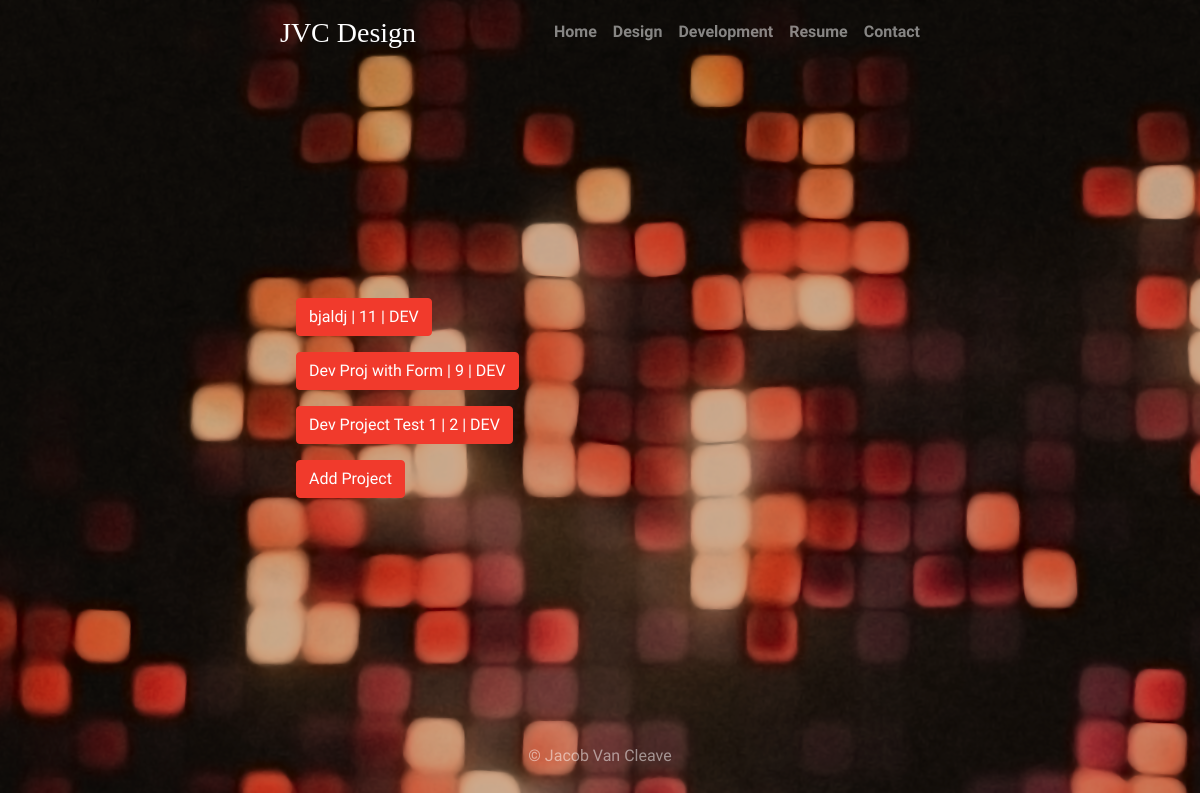
Page /portfolio/development_projects/ on the earlier database version.
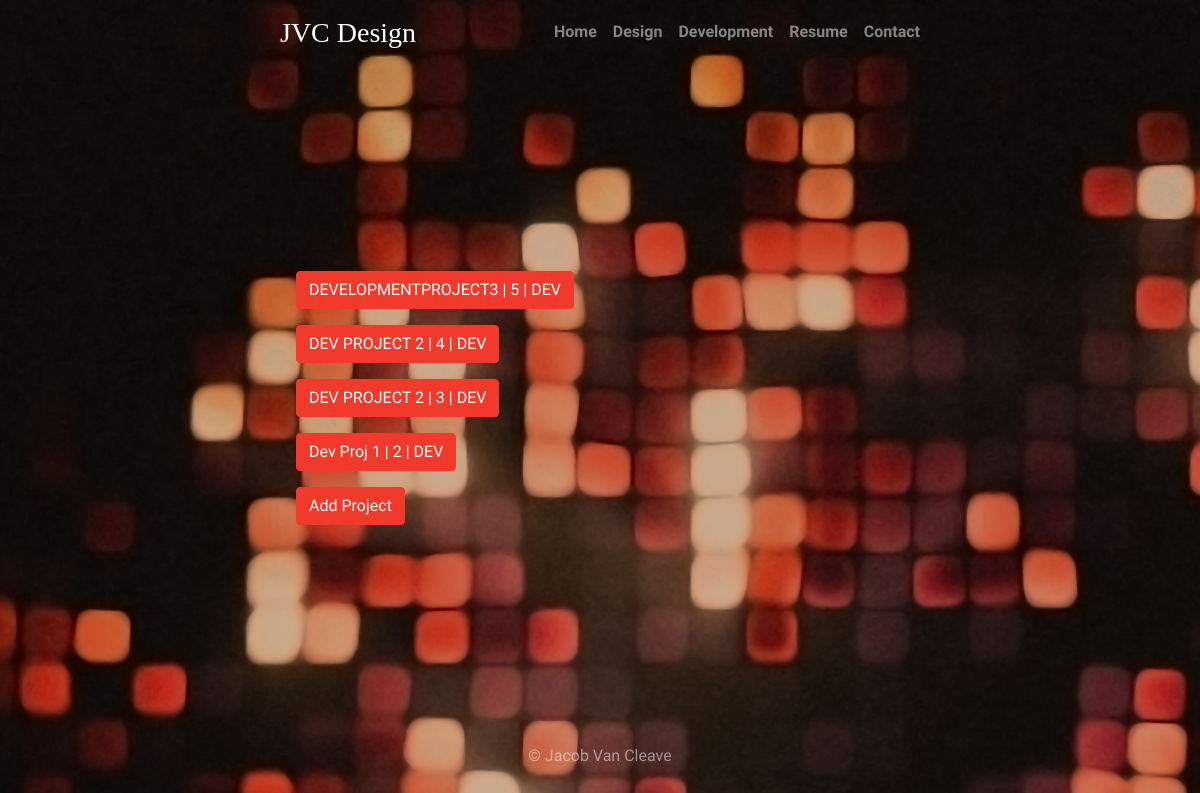
Same page on the later database version.
### jvc_portfolio/models.py (models this page shows, shortened)
class Project(models.Model):
    DESIGN = 'DES'
    DEVELOPMENT = 'DEV'
    PROJECT_TYPE = [
        (DESIGN, 'Design'),
        (DEVELOPMENT, 'Development'),
    ]
    title = models.CharField(max_length=200)
    created_on = models.DateTimeField(auto_now_add=True)
    project_type = models.CharField(max_length=3, choices=PROJECT_TYPE, default=DEVELOPMENT)
    image = models.ImageField(null=True, blank=True, upload_to="images/proj/")
    about = models.TextField()
    class Meta:
        ordering = ['-created_on']

### jvc_portfolio/views.py (the view, shortened to what this page needs)
# urls.py: path('development_projects/', views.DevelopmentProjectList.as_view(), name='dev_project_list'),
class DevelopmentProjectList(ListView):
    model = Project
    form_class = ProjectForm
    template_name = 'portfolio/development_list.html'
    def get_context_data(self, *args, **kwargs):
        context = super(DevelopmentProjectList, self).get_context_data(*args, **kwargs)
        dev_proj_list = Project.objects.filter(project_type='DEV')
        developments = Development.objects.all()
        context['dev_proj_list'] = dev_proj_list
        context['developments'] = developments
        context['form'] = ProjectForm
        return context

### jvc_portfolio/templates/portfolio/development_list.html (shortened to what this page needs)
{% extends "core/base.html" %}
{% block content %}
    {% for proj in dev_proj_list %}
        <p><a href="{% url 'dev_project_detail' proj.pk %}" class="btn btn-primary">{{ proj.title }}
        | {{ proj.pk }} | {{ proj.project_type }}</a></p>
    {% endfor %}
    <button id="addProject" class="btn btn-primary">Add Project</button>
{% endblock content %}

Differences in the rows shown:
removed Project: title "bjaldj", pk "11", project_type "DEV"
removed Project: title "Dev Proj with Form", pk "9", project_type "DEV"
added Project: title "DEVELOPMENTPROJECT3", pk "5", project_type "DEV"
added Project: title "DEV PROJECT 2", pk "4", project_type "DEV"
now on this page (row edited): Project: title "DEV PROJECT 2", pk "3", project_type "DEV"
changed Project id 2: title "Dev Project Test 1" → "Dev Proj 1"
